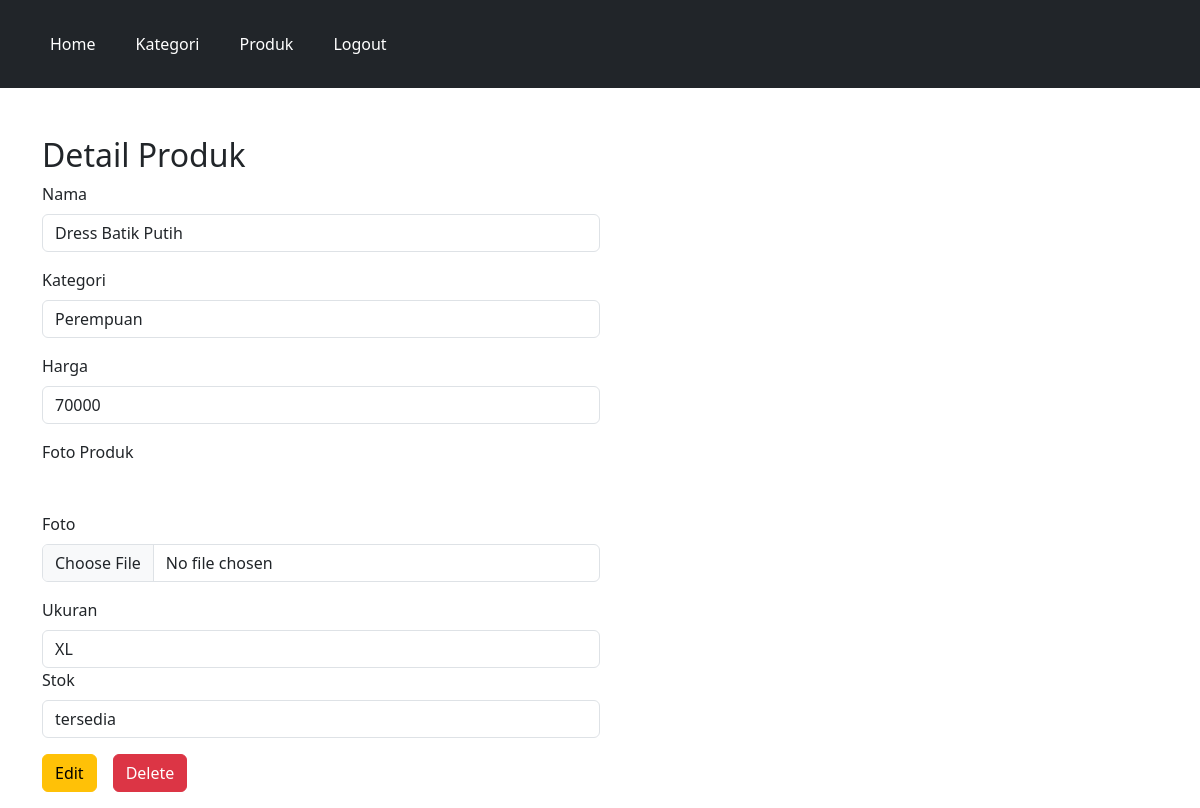
/admin/detail-produk.php?qi=4 (signed in), run on the app's committed database.
### tables this page shows
CREATE TABLE `produk` (
  `id` int(11) NOT NULL,
  `kategori_id` int(11) DEFAULT NULL,
  `nama` varchar(255) DEFAULT NULL,
  `harga` double DEFAULT NULL,
  `foto` varchar(255) DEFAULT NULL,
  `ukuran` enum('S','M','L','XL') DEFAULT NULL,
  `ketersediaan_stok` enum('habis','tersedia') DEFAULT 'tersedia'
);

CREATE TABLE `kategori` (
  `id` int(11) NOT NULL,
  `nama` varchar(100) DEFAULT NULL
);

### admin/detail-produk.php (the view, shortened to what this page needs)
<?php
        require_once '../koneksi.php';
        $id = $_GET['qi'];
        $queryDetailProduk = mysqli_query($conn, "SELECT a.*, b.nama AS nama_kategori FROM produk a JOIN kategori b ON a.kategori_id = b.id WHERE a.id ='$id'");
        $dataProduk = mysqli_fetch_array($queryDetailProduk);
?>
<!DOCTYPE html>
<html lang="en">
<head>
    <link rel="stylesheet" href="../bootstrap/css/bootstrap.min.css">
    <link rel="stylesheet" href="../fontawesome/css/fontawesome.min.css">
</head>
<body>
    <?php require_once 'navbar.php' ?>
    <div class=" container mt-5">
        <h2>Detail Produk</h2>
        <div class="col-12 col-md-6">
            <form action="" method="post" enctype="multipart/form-data">
                <div class="mb-3">
                    <label for="nama" class="form-label">Nama</label>
                    <input type="text" name="nama" id="nama" class="form-control" value="<?php echo $dataProduk['nama'] ?>" autocomplete="off" required>
                </div>
                <div class="mb-3">
                    <label for="kategori" class="form-label">Kategori</label>
                    <select name="kategori" id="kategori" class="form-control" required>
                        <option value="<?php echo $dataProduk['kategori_id'] ?>" ><?php echo $dataProduk['nama_kategori'] ?></option>
                    </select>
                </div>
                <div class="mb-3">
                    <label for="harga" class="form-label">Harga</label>
                    <input type="number" name="harga" id="harga" class="form-control" value="<?php echo $dataProduk['harga'] ?>" required>
                </div>
                <div class="mb-3">
                    <label for="CurrentFoto" class="form-label">Foto Produk</label><br>
                </div>
                <div class="mb-3">
                    <label for="foto" class="form-label">Foto</label>
                    <input type="file" name="foto" id="foto" class="form-control">
                </div>
                <div class="mb-3">
                    <label for="ukuran" class="form-label">Ukuran</label>
                    <select name="ukuran" id="ukuran" class="form-control" required>
                    <option value="<?php echo $dataProduk['ukuran']?>" hidden>
                    <?php echo $dataProduk['ukuran']?>
                    </option>
                    </select>
                <div class="mb-3">
                    <label for="ketersediaan_stok" class="form-label">Stok</label>
                    <select name="ketersediaan_stok" id="ketersediaan_stok" class="form-control" required>
                        <option value="<?php echo $dataProduk['ketersediaan_stok'] ?>">
                            <?php echo $dataProduk['ketersediaan_stok'] ?>
                        </option>
                    </select>
                </div>
                <div class="mb-3 d-flex">
                    <button type="submit" class="btn btn-warning me-3" name="btnEditProduk">
                        Edit
                    </button>
                    <button type="submit" class="btn btn-danger" name="btnDelete">
                        Delete
                    </button>
                </div>
            </form>
        </div>
    </div>
</body>
</html>

### data on the page
produk: nama "Dress Batik Putih", kategori "Perempuan", harga "70000", ukuran "XL", ketersediaan_stok "tersedia"
